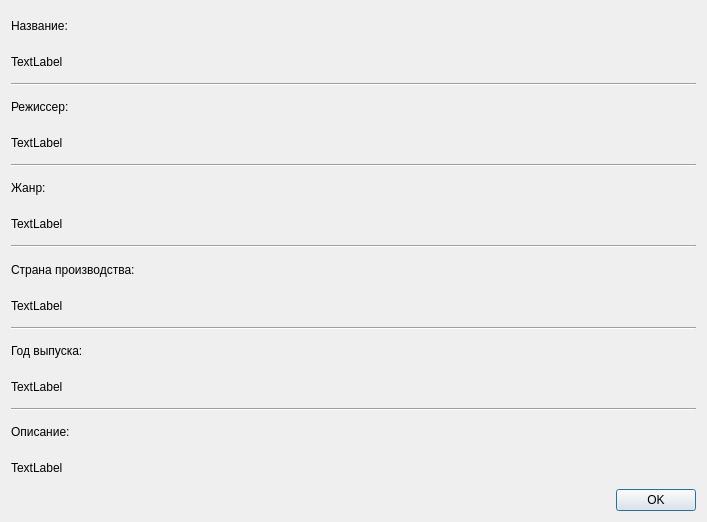
<?xml version="1.0" encoding="UTF-8"?>
<ui version="4.0">
 <class>More</class>
 <widget class="QDialog" name="More">
  <property name="geometry">
   <rect>
    <x>0</x>
    <y>0</y>
    <width>707</width>
    <height>522</height>
   </rect>
  </property>
  <property name="windowTitle">
   <string>Подробнее о фильме</string>
  </property>
  <layout class="QVBoxLayout" name="verticalLayout_2">
   <item>
    <layout class="QVBoxLayout" name="verticalLayout">
     <item>
      <widget class="QLabel" name="label">
       <property name="text">
        <string>Название:</string>
       </property>
      </widget>
     </item>
     <item>
      <widget class="QLabel" name="name">
       <property name="text">
        <string>TextLabel</string>
       </property>
      </widget>
     </item>
     <item>
      <widget class="Line" name="line_4">
       <property name="orientation">
        <enum>Qt::Horizontal</enum>
       </property>
      </widget>
     </item>
     <item>
      <widget class="QLabel" name="name_2">
       <property name="text">
        <string>Режиссер:</string>
       </property>
      </widget>
     </item>
     <item>
      <widget class="QLabel" name="producer">
       <property name="text">
        <string>TextLabel</string>
       </property>
      </widget>
     </item>
     <item>
      <widget class="Line" name="line_3">
       <property name="orientation">
        <enum>Qt::Horizontal</enum>
       </property>
      </widget>
     </item>
     <item>
      <widget class="QLabel" name="name_3">
       <property name="text">
        <string>Жанр:</string>
       </property>
      </widget>
     </item>
     <item>
      <widget class="QLabel" name="genre">
       <property name="text">
        <string>TextLabel</string>
       </property>
      </widget>
     </item>
     <item>
      <widget class="Line" name="line_2">
       <property name="orientation">
        <enum>Qt::Horizontal</enum>
       </property>
      </widget>
     </item>
     <item>
      <widget class="QLabel" name="label_2">
       <property name="text">
        <string>Страна производства:</string>
       </property>
      </widget>
     </item>
     <item>
      <widget class="QLabel" name="country">
       <property name="text">
        <string>TextLabel</string>
       </property>
      </widget>
     </item>
     <item>
      <widget class="Line" name="line_5">
       <property name="orientation">
        <enum>Qt::Horizontal</enum>
       </property>
      </widget>
     </item>
     <item>
      <widget class="QLabel" name="name_4">
       <property name="text">
        <string>Год выпуска:</string>
       </property>
      </widget>
     </item>
     <item>
      <widget class="QLabel" name="year">
       <property name="text">
        <string>TextLabel</string>
       </property>
      </widget>
     </item>
     <item>
      <widget class="Line" name="line">
       <property name="orientation">
        <enum>Qt::Horizontal</enum>
       </property>
      </widget>
     </item>
     <item>
      <widget class="QLabel" name="name_5">
       <property name="text">
        <string>Описание:</string>
       </property>
      </widget>
     </item>
     <item>
      <widget class="QLabel" name="description">
       <property name="text">
        <string>TextLabel</string>
       </property>
      </widget>
     </item>
    </layout>
   </item>
   <item>
    <widget class="QDialogButtonBox" name="buttonBox">
     <property name="orientation">
      <enum>Qt::Horizontal</enum>
     </property>
     <property name="standardButtons">
      <set>QDialogButtonBox::Ok</set>
     </property>
    </widget>
   </item>
  </layout>
 </widget>
 <resources/>
 <connections>
  <connection>
   <sender>buttonBox</sender>
   <signal>accepted()</signal>
   <receiver>More</receiver>
   <slot>accept()</slot>
   <hints>
    <hint type="sourcelabel">
     <x>248</x>
     <y>254</y>
    </hint>
    <hint type="destinationlabel">
     <x>157</x>
     <y>274</y>
    </hint>
   </hints>
  </connection>
  <connection>
   <sender>buttonBox</sender>
   <signal>rejected()</signal>
   <receiver>More</receiver>
   <slot>reject()</slot>
   <hints>
    <hint type="sourcelabel">
     <x>316</x>
     <y>260</y>
    </hint>
    <hint type="destinationlabel">
     <x>286</x>
     <y>274</y>
    </hint>
   </hints>
  </connection>
 </connections>
</ui>
